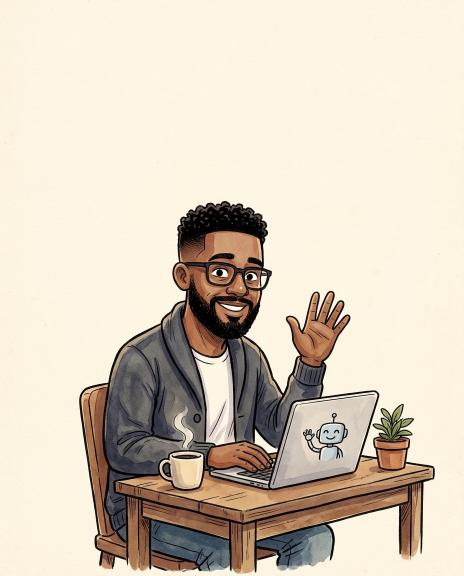
#> input picture matheusmiranda/personagem/il-acenando.png, 928 x 1152 px, given as the content of the folder ../personagem/il-acenando.png, which was not available (shown at 1/2 size)
$ python folha.py ../personagem/il-acenando.png ../personagem/il-aeroporto.png
#> lines starting #> are read from the running program, lines starting #| are printed output that depends on the picture
import sys, glob
from PIL import Image
pasta, out = sys.argv[1], sys.argv[2]
fs = sorted(glob.glob(pasta+'/[0-9][0-9].png')) or sorted(glob.glob(pasta+'/*.png'))
ims = [Image.open(f).convert('RGB') for f in fs]
#> ims = 1 item
w = 270; h = int(ims[0].height*w/ims[0].width)
#> after `h = int(ims[0].height * w / ims[0].width)`: h = 335
cols = min(5, len(ims)); rows = (len(ims)+cols-1)//cols
#> after `cols = min(5, len(ims))`: cols = 1
#> after `rows = (len(ims) + cols - 1) // cols`: rows = 1
sheet = Image.new('RGB', (cols*w+(cols+1)*8, rows*h+(rows+1)*8), (120,120,120))
#> sheet: PIL image 286x351 RGB; every value is 120
for k, im in enumerate(ims):
    sheet.paste(im.resize((w,h)), (8+(k%cols)*(w+8), 8+(k//cols)*(h+8)))
#> this loop made 1 pass
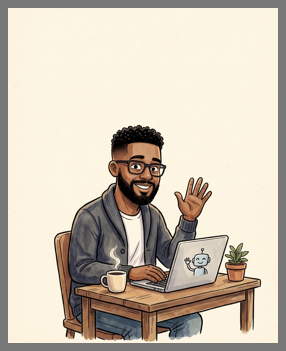
#> sheet: PIL image 286x351 RGB; mean R, G, B 205.7, 195.5, 180.4
sheet.save(out, quality=88)

$ run again, on matheusmiranda/personagem/il-aeroporto.png
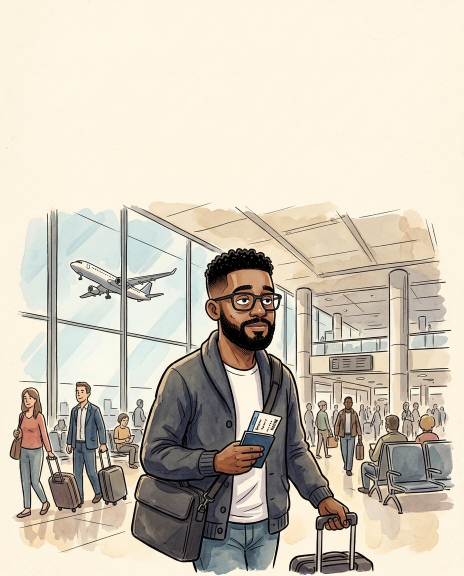
#> input picture matheusmiranda/personagem/il-aeroporto.png, 928 x 1152 px, given as the content of the folder ../personagem/il-aeroporto.png, which was not available (shown at 1/2 size)
#> ims = 1 item
#> cols = 1
#> the loop `for k, im in enumerate(ims):` made 1 pass
#> after the loop `for k, im in enumerate(ims):`:
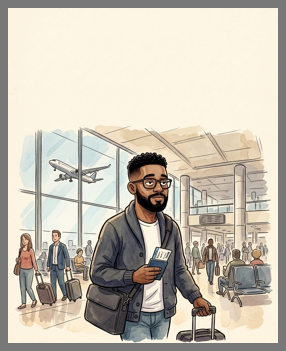
#> sheet: PIL image 286x351 RGB; mean R, G, B 198.3, 191.2, 178
